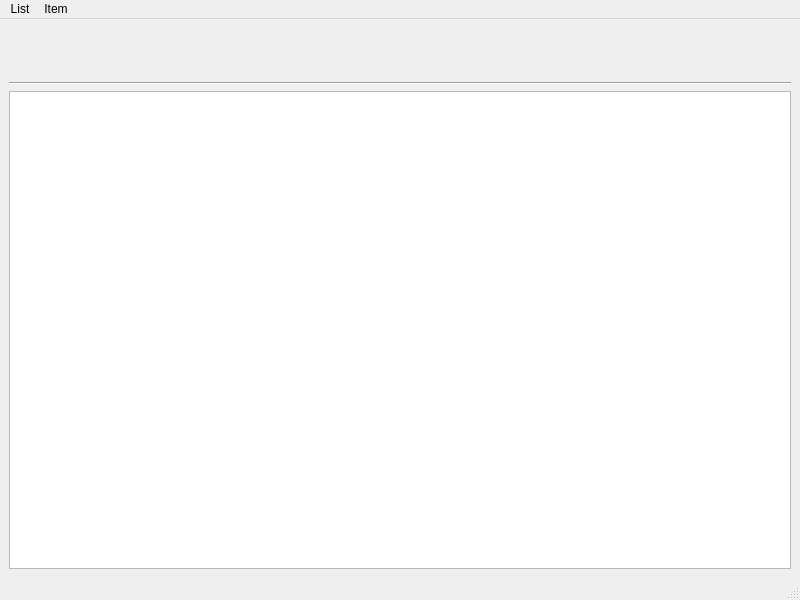
<?xml version="1.0" encoding="UTF-8"?>
<ui version="4.0">
 <class>ListWindow</class>
 <widget class="QMainWindow" name="ListWindow">
  <property name="geometry">
   <rect>
    <x>0</x>
    <y>0</y>
    <width>800</width>
    <height>600</height>
   </rect>
  </property>
  <property name="windowTitle">
   <string>MainWindow</string>
  </property>
  <widget class="QWidget" name="centralwidget">
   <layout class="QGridLayout" name="gridLayout">
    <item row="0" column="0">
     <layout class="QVBoxLayout" name="verticalLayout">
      <item>
       <widget class="QLabel" name="labelTitle">
        <property name="font">
         <font>
          <family>Helvetica</family>
          <pointsize>18</pointsize>
          <bold>true</bold>
         </font>
        </property>
        <property name="text">
         <string>&lt;LIST TITLE&gt;</string>
        </property>
       </widget>
      </item>
      <item>
       <widget class="QLabel" name="labelDescription">
        <property name="font">
         <font>
          <family>Helvetica</family>
         </font>
        </property>
        <property name="text">
         <string>&lt;LIST DESCRIPTION&gt;</string>
        </property>
       </widget>
      </item>
      <item>
       <widget class="Line" name="line">
        <property name="orientation">
         <enum>Qt::Orientation::Horizontal</enum>
        </property>
       </widget>
      </item>
      <item>
       <widget class="QTableView" name="tableView"/>
      </item>
     </layout>
    </item>
   </layout>
  </widget>
  <widget class="QMenuBar" name="menubar">
   <property name="geometry">
    <rect>
     <x>0</x>
     <y>0</y>
     <width>800</width>
     <height>24</height>
    </rect>
   </property>
   <widget class="QMenu" name="menuItem">
    <property name="title">
     <string>Item</string>
    </property>
    <addaction name="actionNew"/>
    <addaction name="actionEdit"/>
    <addaction name="actionDelete"/>
    <addaction name="separator"/>
    <addaction name="actionMark_Completed"/>
    <addaction name="actionMark_Incomplete"/>
   </widget>
   <widget class="QMenu" name="menuList">
    <property name="title">
     <string>List</string>
    </property>
    <addaction name="actionEditList"/>
    <addaction name="actionClose"/>
   </widget>
   <addaction name="menuList"/>
   <addaction name="menuItem"/>
  </widget>
  <widget class="QStatusBar" name="statusbar"/>
  <action name="actionNew">
   <property name="text">
    <string>New</string>
   </property>
  </action>
  <action name="actionEdit">
   <property name="text">
    <string>Edit</string>
   </property>
  </action>
  <action name="actionDelete">
   <property name="text">
    <string>Delete</string>
   </property>
  </action>
  <action name="actionMark_Completed">
   <property name="text">
    <string>Mark Completed</string>
   </property>
  </action>
  <action name="actionMark_Incomplete">
   <property name="text">
    <string>Mark Incomplete</string>
   </property>
  </action>
  <action name="actionEditList">
   <property name="text">
    <string>Edit</string>
   </property>
  </action>
  <action name="actionClose">
   <property name="text">
    <string>Close</string>
   </property>
  </action>
 </widget>
 <resources/>
 <connections/>
</ui>
